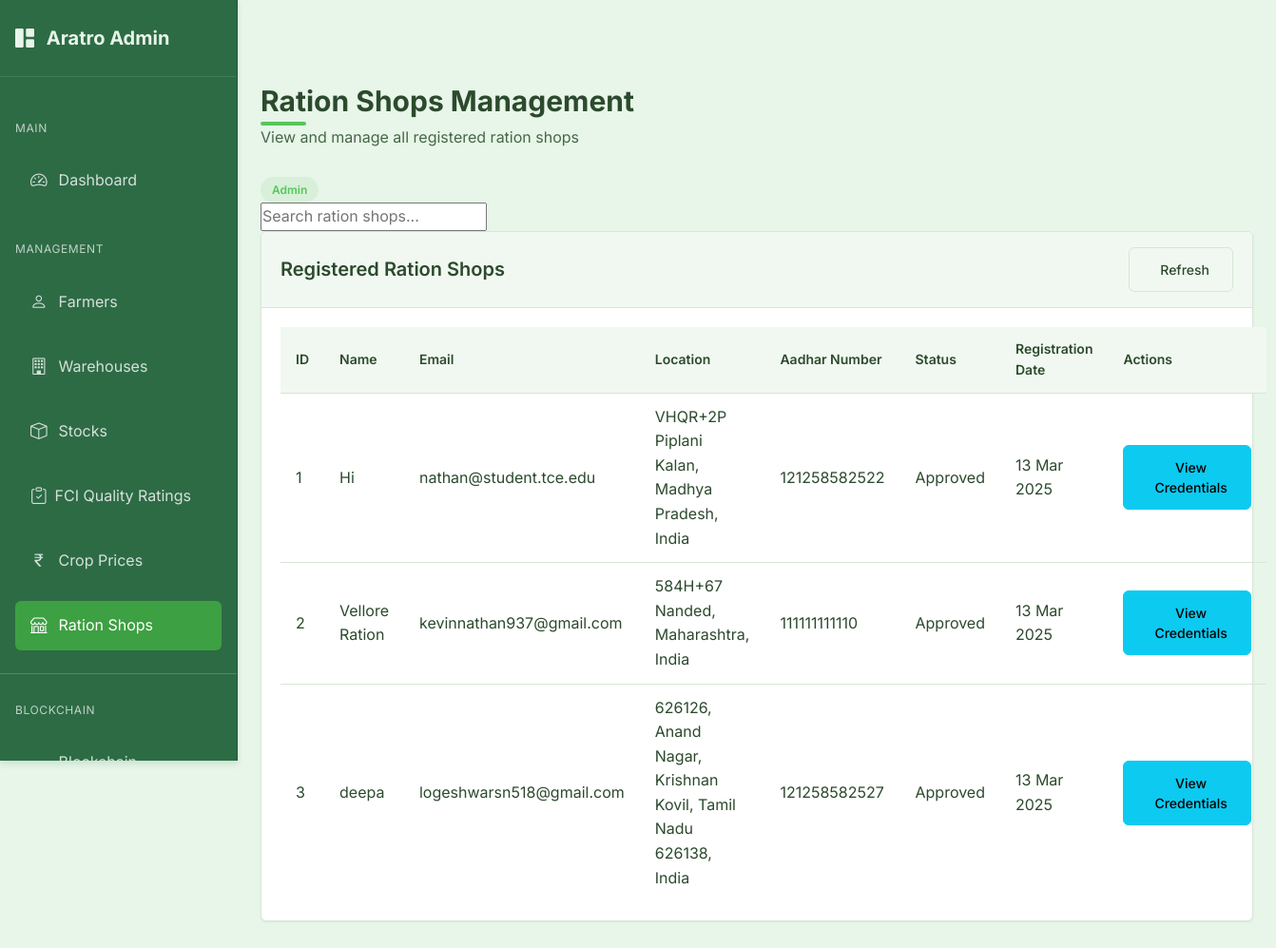
The page /admin/ration-shops (signed in) on the database its author committed.
### models.py (models this page shows, shortened)
class RationShop(db.Model):
    id = db.Column(db.Integer, primary_key=True, autoincrement=True)
    shop_id = db.Column(db.String(50), unique=True, nullable=True)  # Added to match database schema
    user_id = db.Column(db.Integer, db.ForeignKey('user.id'), nullable=True)  # Will be set after approval
    name = db.Column(db.String(100), nullable=False)
    email = db.Column(db.String(100), nullable=False)
    location = db.Column(db.String(200), nullable=False)
    latitude = db.Column(db.Float, nullable=True)  # Latitude for map location
    longitude = db.Column(db.Float, nullable=True)  # Longitude for map location
    aadhar_number = db.Column(db.String(12), unique=True, nullable=False)  # Exactly 12 digits
    status = db.Column(db.String(20), default='pending')  # pending, approved, rejected
    unique_id = db.Column(db.String(20), unique=True, nullable=True)  # Will be set by admin after approval
    temp_password = db.Column(db.String(100), nullable=True)  # Temporary password set by admin
    created_at = db.Column(db.DateTime, default=datetime.utcnow)
    approved_at = db.Column(db.DateTime, nullable=True)
    admin_notes = db.Column(db.Text, nullable=True)
    eth_address = db.Column(db.String(42), unique=True, nullable=True)  # Ethereum address for blockchain
    user = db.relationship('User', backref='ration_shop', lazy=True, uselist=False)

### routes.py (the view)
@admin.route('/ration-shops')
@admin_required
def ration_shops():
    ration_shops = RationShop.query.all()
    return render_template('admin/ration_shops.html', ration_shops=ration_shops)

### app.py (called while the page is built)
@login_manager.user_loader
def load_user(user_id):
    try:
        if user_id.startswith('admin_'):
            admin_id = int(user_id.split('_')[1])
            return Admin.query.get(admin_id)
        else:
            return User.query.get(int(user_id))
    except Exception as e:
        logger.error(f"Error loading user: {e}")
        return None

@app.teardown_request
def teardown_request(exception=None):
    if exception:
        try:
            db.session.rollback()
            logger.warning(f"Transaction rolled back due to exception: {str(exception)}")
        except Exception as e:
            logger.error(f"Error during rollback: {str(e)}")
    try:
        db.session.rollback()
        db.session.remove()
    except Exception as e:
        logger.error(f"Error removing session: {str(e)}")

### models.py (called while the page is built)
    def get_id(self):
        return f"admin_{self.id}"

    def __repr__(self):
        return f'<Admin {self.email}>'

### routes.py (called while the page is built)
@admin.context_processor
def inject_admin_data():
    admin_data = {'current_user': current_user}
    if current_user.is_authenticated:
        admin_user = Admin.query.get(current_user.id)
        if admin_user:
            admin_data['admin_user'] = admin_user
    return admin_data

### templates/admin/ration_shops.html (shortened to what this page needs)
{% extends "admin/base_admin.html" %}
{% block admin_content %}
<div class="page-header">
    <h1 class="page-title">Ration Shops Management</h1>
    <p class="page-subtitle">View and manage all registered ration shops</p>
</div>
<div class="page-actions">
    <span class="admin-badge admin-badge-primary">
        Admin
    </span>
    <div class="search-container">
        <input type="text" id="searchInput" class="search-input" placeholder="Search ration shops...">
    </div>
</div>
<div class="admin-card">
    <div class="admin-card-header">
        <h5 class="admin-card-title">
            Registered Ration Shops
        </h5>
        <div class="card-actions">
            <button id="refreshBtn" class="btn btn-sm btn-outline">
                 Refresh
            </button>
        </div>
    </div>
    <div class="admin-card-body">
        {% if ration_shops %}
        <table class="admin-table" id="rationShopsTable">
            <thead>
                <tr>
                    <th>ID</th>
                    <th>Name</th>
                    <th>Email</th>
                    <th>Location</th>
                    <th>Aadhar Number</th>
                    <th>Status</th>
                    <th>Registration Date</th>
                    <th>Actions</th>
                </tr>
            </thead>
            <tbody>
                {% for shop in ration_shops %}
                <tr data-shop-id="{{ shop.id }}">
                    <td>{{ shop.id }}</td>
                    <td>{{ shop.name }}</td>
                    <td>{{ shop.email }}</td>
                    <td>{{ shop.location }}</td>
                    <td>{{ shop.aadhar_number }}</td>
                    <td class="status-cell">
                        {% if shop.status == 'pending' %}
                        <span class="status-badge status-pending">Pending</span>
                        {% elif shop.status == 'approved' %}
                        <span class="status-badge status-approved">Approved</span>
                        {% elif shop.status == 'rejected' %}
                        <span class="status-badge status-rejected">Rejected</span>
                        {% endif %}
                    </td>
                    <td>{{ shop.created_at.strftime('%d %b %Y') }}</td>
                    <td>
                        {% if shop.status == 'pending' %}
                        <div class="action-buttons">
                            <button class="btn btn-sm btn-success approve-btn" data-shop-id="{{ shop.id }}">
                                <i class="fas fa-check"></i> Accept
                            </button>
                            <button class="btn btn-sm btn-danger reject-btn" data-shop-id="{{ shop.id }}">
                                <i class="fas fa-times"></i> Deny
                            </button>
                        </div>
                        {% elif shop.status == 'approved' %}
                        <div class="action-buttons">
                            <button class="btn btn-sm btn-info view-credentials-btn" data-shop-id="{{ shop.id }}">
                                 View Credentials
                            </button>
                        </div>
                        {% elif shop.status == 'rejected' %}
                        <span class="text-danger"><i class="fas fa-times-circle"></i> Denied</span>
                        {% endif %}
                    </td>
                </tr>
                {% endfor %}
            </tbody>
        </table>
        {% else %}
        <p>No ration shops registered yet.</p>
        {% endif %}
    </div>
</div>
{% endblock %}

### static/css/style.css (style rules this page uses)
:root { --primary-color: #55c759; --primary-dark: #3da042; --primary-light: #7ed681; --secondary-color: #358856; --secondary-dark: #246b3d; --secondary-light: #4a9d6a; --accent-1: #92d275; --accent-2: #6ab04c; --accent-3: #437c2d; --background-color: #e8f5e9; --surface-color: #f1f8f1; --surface-hover: #e1efe1; --text-primary: #2c4a2d; --text-secondary: #456946; --text-light: #588559; --success-color: #55c759; --error-color: #e57373; --error-color-rgb: 229, 115, 115; --warning-color: #ffd54f; --info-color: #4db6ac; --border-color: #d7e6d7; --border-radius: 0.375rem; --shadow-sm: 0 1px 2px rgba(53, 136, 86, 0.1); --shadow-md: 0 4px 6px rgba(53, 136, 86, 0.15); --shadow-lg: 0 10px 15px rgba(53, 136, 86, 0.2); --spacing-xs: 0.25rem; --spacing-sm: 0.5rem; --spacing-md: 1rem; --spacing-lg: 1.5rem; --spacing-xl: 2rem; --font-family: 'Inter', system-ui, -apple-system, BlinkMacSystemFont, 'Segoe UI', Roboto, Oxygen, Ubuntu, Cantarell, 'Open Sans', 'Helvetica Neue', sans-serif; }
* { margin: 0; padding: 0; box-sizing: border-box; }
body { font-family: var(--font-family); background-color: var(--background-color); color: var(--text-primary); line-height: 1.6; min-height: 100vh; }
h1, h2, h3, h4, h5, h6 { margin-bottom: var(--spacing-md); color: var(--text-primary); font-weight: 600; }
h1 { font-size: 1.875rem; position: relative; display: inline-block; margin-bottom: 1.5rem; }
h1::after { content: ''; position: absolute; bottom: -0.5rem; left: 0; width: 3rem; height: 0.25rem; background: var(--primary-color); border-radius: 0.125rem; }
.btn { display: inline-flex; align-items: center; gap: 0.5rem; padding: 0.75rem 1.5rem; border-radius: var(--border-radius); font-weight: 500; transition: all 0.2s ease; cursor: pointer; text-decoration: none; }
.btn-outline { background-color: transparent; border: 1px solid var(--border-color); color: var(--text-primary); }
body { font-family: var(--font-family); background-color: var(--background-color); color: var(--text-primary); line-height: 1.6; padding-top: 4rem; min-height: 100vh; }

### templates/admin/base_admin.html (style rules this page uses)
:root { --primary-color: #55c759; --primary-dark: #3da042; --primary-light: #7ed681; --secondary-color: #358856; --secondary-dark: #246b3d; --secondary-light: #4a9d6a; --accent-1: #92d275; --accent-2: #6ab04c; --accent-3: #437c2d; --background-color: #e8f5e9; --surface-color: #f1f8f1; --surface-hover: #e1efe1; --text-primary: #2c4a2d; --text-secondary: #456946; --text-light: #588559; --success-color: #55c759; --error-color: #e57373; --warning-color: #ffd54f; --info-color: #4db6ac; --border-color: #d7e6d7; --border-radius: 0.375rem; --shadow-sm: 0 1px 2px rgba(53, 136, 86, 0.1); --shadow-md: 0 4px 6px rgba(53, 136, 86, 0.15); --shadow-lg: 0 10px 15px rgba(53, 136, 86, 0.2); }
body { font-family: 'Inter', sans-serif; background-color: var(--background-color); color: var(--text-primary); }
.page-header { margin-bottom: 1.5rem; }
.page-title { font-weight: 700; color: var(--text-primary); margin-bottom: 0.5rem; }
.page-subtitle { color: var(--text-secondary); font-weight: 400; }
.admin-card { background-color: white; border-radius: var(--border-radius); box-shadow: var(--shadow-sm); border: 1px solid var(--border-color); margin-bottom: 1.5rem; transition: all 0.2s; }
.admin-card-header { padding: 1rem 1.25rem; border-bottom: 1px solid var(--border-color); background-color: var(--surface-color); border-radius: var(--border-radius) var(--border-radius) 0 0; display: flex; align-items: center; justify-content: space-between; }
.admin-card-title { font-weight: 600; margin-bottom: 0; color: var(--text-primary); }
.admin-card-body { padding: 1.25rem; }
.admin-table { width: 100%; border-collapse: separate; border-spacing: 0; }
.admin-table th { background-color: var(--surface-color); font-weight: 600; text-align: left; padding: 0.75rem 1rem; border-bottom: 1px solid var(--border-color); color: var(--text-primary); font-size: 0.875rem; }
.admin-table td { padding: 0.75rem 1rem; border-bottom: 1px solid var(--border-color); vertical-align: middle; }
.admin-table tr:last-child td { border-bottom: none; }
.admin-badge { display: inline-flex; align-items: center; padding: 0.25rem 0.75rem; font-size: 0.75rem; font-weight: 600; border-radius: 9999px; }
.admin-badge-primary { background-color: rgba(85, 199, 89, 0.1); color: var(--primary-color); }
.search-input { position: relative; }

### rows shown on the page
RationShop: id "1", name "Hi", email "nathan@student.tce.edu", location "VHQR+2P Piplani Kalan, Madhya Pradesh, India", aadhar_number "121258582522", status "Approved", created_at "13 Mar 2025"
RationShop: id "2", name "Vellore Ration", email "kevinnathan937@gmail.com", location "584H+67 Nanded, Maharashtra, India", aadhar_number "111111111110", status "Approved", created_at "13 Mar 2025"
RationShop: id "3", name "deepa", email "logeshwarsn518@gmail.com", location "626126, Anand Nagar, Krishnan Kovil, Tamil Nadu 626138, India", aadhar_number "121258582527", status "Approved", created_at "13 Mar 2025"
